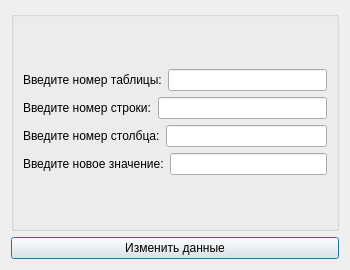
<?xml version="1.0" encoding="UTF-8"?>
<ui version="4.0">
 <class>SecondWindow</class>
 <widget class="QDialog" name="SecondWindow">
  <property name="geometry">
   <rect>
    <x>0</x>
    <y>0</y>
    <width>350</width>
    <height>270</height>
   </rect>
  </property>
  <property name="windowTitle">
   <string>Dialog</string>
  </property>
  <layout class="QVBoxLayout" name="verticalLayout_2">
   <item>
    <widget class="QGroupBox" name="groupBox">
     <property name="title">
      <string/>
     </property>
     <layout class="QVBoxLayout" name="verticalLayout_3">
      <item>
       <layout class="QVBoxLayout" name="verticalLayout">
        <item>
         <layout class="QHBoxLayout" name="horizontalLayout_4">
          <item>
           <widget class="QLabel" name="label">
            <property name="text">
             <string>Введите номер таблицы:</string>
            </property>
           </widget>
          </item>
          <item>
           <widget class="QLineEdit" name="t_number"/>
          </item>
         </layout>
        </item>
        <item>
         <layout class="QHBoxLayout" name="horizontalLayout_3">
          <item>
           <widget class="QLabel" name="label_2">
            <property name="text">
             <string>Введите номер строки:</string>
            </property>
           </widget>
          </item>
          <item>
           <widget class="QLineEdit" name="t_row"/>
          </item>
         </layout>
        </item>
        <item>
         <layout class="QHBoxLayout" name="horizontalLayout_2">
          <item>
           <widget class="QLabel" name="label_3">
            <property name="text">
             <string>Введите номер столбца:</string>
            </property>
           </widget>
          </item>
          <item>
           <widget class="QLineEdit" name="t_column"/>
          </item>
         </layout>
        </item>
        <item>
         <layout class="QHBoxLayout" name="horizontalLayout">
          <item>
           <widget class="QLabel" name="label_4">
            <property name="text">
             <string>Введите новое значение:</string>
            </property>
           </widget>
          </item>
          <item>
           <widget class="QLineEdit" name="t_new_value"/>
          </item>
         </layout>
        </item>
       </layout>
      </item>
     </layout>
    </widget>
   </item>
   <item>
    <widget class="QPushButton" name="change_data">
     <property name="text">
      <string>Изменить данные</string>
     </property>
    </widget>
   </item>
  </layout>
 </widget>
 <resources/>
 <connections/>
</ui>
